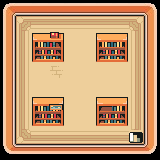

A 2D game scene composited from a Tiled map and its tileset images. What follows is a short description and the map's XML, with every tile layer's data as written:
An orthogonal 10x10 tile map with 16x16 px tiles, 7 tile layers (floor, decorations_1, entity_bottom, player, ...), 3 tilesets and 12 objects (ec_OrangeSorcerer, c0, c1, c2, c3, ...).

<map version="1.9" tiledversion="1.9.1" orientation="orthogonal" renderorder="right-down" width="10" height="10" tilewidth="16" tileheight="16" infinite="0" nextlayerid="9" nextobjectid="18">
 <tileset firstgid="1" source="interior-floor.tsx" />
 <tileset firstgid="375" source="wall-simple.tsx" />
 <tileset firstgid="485" source="elements.tsx" />
 <objectgroup id="8" name="objects">
  <object id="2" name="ec_OrangeSorcerer" x="34.875" y="53.375">
   <point />
  </object>
  <object id="4" name="c0" x="32.5" y="46.875" width="30.875" height="14.25" />
  <object id="5" name="c1" x="96.375" y="46.5" width="31.25" height="14.5" />
  <object id="6" name="c2" x="96.5" y="109.875" width="30.875" height="15.25" />
  <object id="7" name="c3" x="32.25" y="110.5" width="31.375" height="14.25" />
  <object id="8" name="c4" x="1" y="143.25" width="156.25" height="11.5" />
  <object id="11" name="c5" x="146.333" y="5.33333" width="11" height="150.667" />
  <object id="12" name="c6" x="9" y="5.33333" width="144.667" height="7" />
  <object id="13" name="c7" x="1.33333" y="2.66667" width="12" height="156.667" />
  <object id="14" name="c8" x="128.333" y="127.667" width="15.6667" height="2.66667" />
  <object id="15" name="m_desert-library-1.tmx" x="119" y="132.333" width="10" height="9" />
  <object id="17" name="s_desert-library-1.tmx" x="100.667" y="127.333">
   <point />
  </object>
 </objectgroup>
 <layer id="1" name="floor" width="10" height="10">
  <data encoding="csv">
0,0,0,0,0,0,0,0,0,0,
0,12,13,13,13,13,13,13,14,0,
0,34,35,35,35,35,35,35,36,0,
0,34,35,35,35,35,35,35,36,0,
0,34,35,100,35,35,35,35,36,0,
0,34,35,35,35,35,35,35,36,0,
0,34,35,35,35,35,35,35,36,0,
0,34,35,35,35,35,35,35,36,0,
0,56,57,57,57,57,57,57,58,0,
0,0,0,0,0,0,0,0,0,0
</data>
 </layer>
 <layer id="2" name="decorations_1" width="10" height="10">
  <data encoding="csv">
380,383,383,383,383,383,383,383,383,384,
390,0,0,0,0,0,0,0,0,394,
390,0,0,0,0,0,0,0,0,394,
390,0,621,622,0,0,621,622,0,394,
390,0,0,0,0,0,0,0,0,394,
390,0,0,0,0,0,0,0,0,394,
390,0,0,0,0,0,0,0,0,394,
390,0,621,622,0,0,621,622,0,394,
390,0,0,0,0,0,0,0,668,394,
420,423,423,423,423,423,423,423,423,424
</data>
 </layer>
 <layer id="3" name="entity_bottom" width="10" height="10">
  <data encoding="csv">
0,0,0,0,0,0,0,0,0,0,
0,0,0,0,0,0,0,0,0,0,
0,0,0,0,0,0,0,0,0,0,
0,0,0,0,0,0,0,0,0,0,
0,0,0,0,0,0,0,0,0,0,
0,0,0,0,0,0,0,0,0,0,
0,0,0,0,0,0,0,0,0,0,
0,0,0,0,0,0,0,0,0,0,
0,0,0,0,0,0,0,0,0,0,
0,0,0,0,0,0,0,0,0,0
</data>
 </layer>
 <layer id="4" name="player" width="10" height="10">
  <data encoding="csv">
0,0,0,0,0,0,0,0,0,0,
0,0,0,0,0,0,0,0,0,0,
0,0,0,0,0,0,0,0,0,0,
0,0,0,0,0,0,0,0,0,0,
0,0,0,0,0,0,0,0,0,0,
0,0,0,0,0,0,0,0,0,0,
0,0,0,0,0,0,0,0,0,0,
0,0,0,0,0,0,0,0,0,0,
0,0,0,0,0,0,0,0,0,0,
0,0,0,0,0,0,0,0,0,0
</data>
 </layer>
 <layer id="5" name="entity_top" width="10" height="10">
  <data encoding="csv">
0,0,0,0,0,0,0,0,0,0,
0,0,0,0,0,0,0,0,0,0,
0,0,0,0,0,0,0,0,0,0,
0,0,0,0,0,0,0,0,0,0,
0,0,0,0,0,0,0,0,0,0,
0,0,0,0,0,0,0,0,0,0,
0,0,0,0,0,0,0,0,0,0,
0,0,0,0,0,0,0,0,0,0,
0,0,0,0,0,0,0,0,0,0,
0,0,0,0,0,0,0,0,0,0
</data>
 </layer>
 <layer id="6" name="decorations_2" width="10" height="10">
  <data encoding="csv">
0,0,0,0,0,0,0,0,0,0,
0,0,0,0,0,0,0,0,0,0,
0,0,605,606,0,0,605,2147484253,0,0,
0,0,0,0,0,0,0,0,0,0,
0,0,0,0,0,0,0,0,0,0,
0,0,0,0,0,0,0,0,0,0,
0,0,605,2147484253,0,0,607,2147484253,0,0,
0,0,0,0,0,0,0,0,0,0,
0,0,0,0,0,0,0,0,0,0,
0,0,0,0,0,0,0,0,0,0
</data>
 </layer>
 <layer id="7" name="other" width="10" height="10">
  <data encoding="csv">
0,0,0,0,0,0,0,0,0,0,
0,0,0,0,0,0,0,0,0,0,
0,0,0,0,0,0,0,0,0,0,
0,0,0,0,0,0,0,0,0,0,
0,0,0,0,0,0,0,0,0,0,
0,0,0,0,0,0,0,0,0,0,
0,0,0,651,0,0,0,0,0,0,
0,0,0,0,0,0,0,0,0,0,
0,0,0,0,0,0,0,0,0,0,
0,0,0,0,0,0,0,0,0,0
</data>
 </layer>
</map>
